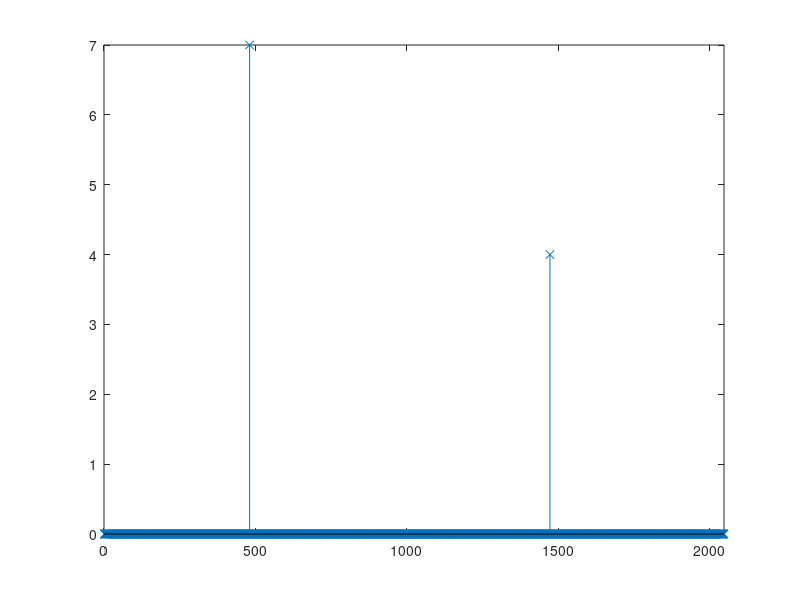

Source code (MATLAB): (Note: this script raises an error after producing the figure.)
%% Setup
clc
close all
clear variables

K = 2;

resolution = 64; maxTime = 32;
signalLength = 64*32;

%% Create stream of Diracs

ak_weights = [7; 4];
tk_locations = [7.5; 23];

% initialise vector and add diracs
x_diracsStream = zeros(1,signalLength); 
x_diracsStream(tk_locations(1)*resolution+1) = ak_weights(1);
x_diracsStream(tk_locations(2)*resolution+1) = ak_weights(2);

figure
stem(x_diracsStream,'x')
xlim([0 signalLength])

disp('Original Dirac values -')
disp('Locations:')
disp(tk_locations')
disp('Weights:')
disp(ak_weights')

%% Compute and plot Daubechies scaling function

% N > 2K -> N > 2K
% N = 2*(2)-1 = 3 
% N+1 = 3+1 = 4 -> db4

N = 5;

phi = zeros(1,signalLength);
[phi_T,~,~] = wavefun('db6',6); 
phi(1:length(phi_T))=phi_T;
plot(phi)

%% Set Up Coefficient Computation

m_degree = 0:N-1;
n_numCoefficients = 32;

t = ones(5,signalLength); % t^0 and initialise rest of matrix
t(2,:) = (0:signalLength-1)./64; % t^1
t(3,:) = t(2,:).^2; % t^2
t(4,:) = t(2,:).^3; % t^3
t(5,:) = t(2,:).^4; % t^4

%% Compute coefficients

c_coefficients = zeros(length(m_degree),n_numCoefficients);
for mIndex = m_degree+1
    for nIndex = 1:n_numCoefficients
        shift = (nIndex-1) * resolution; % find the shift
        phiShifted = zeros(1,signalLength); % initialise phiShifted
        phiShifted((1 + shift):(length(phi_T) + shift)) = phi_T; % compute phiShifted
        phiShifted = phiShifted(1:signalLength); % crop to signalLength
                
        c_coefficients(mIndex, nIndex) = dot(t(mIndex,:),phiShifted)./resolution; % inner product to find c
    end
end

%% Sample signal using Daubechies scaling function

n_numSamples = 32;

y_sampled = zeros(1, n_numSamples);
for sampleIndex = 1:n_numSamples
    shift = (sampleIndex-1) * resolution; % find the shift
    phiShifted = zeros(1,signalLength); % initialise phiShifted
    phiShifted((1 + shift):(length(phi_T) + shift)) = phi_T; % compute phiShifted
    phiShifted = phiShifted(1:signalLength); % crop to signalLength

    y_sampled(sampleIndex) = dot(x_diracsStream,phiShifted); % compute samples
end

% plot samples
figure
stem(y_sampled)

%% Retrieve N+1 moments of signal

s_moments = zeros(length(m_degree),1);
for degreeIndex = m_degree+1
    s_moments(degreeIndex) = dot(c_coefficients(degreeIndex,:),y_sampled);
end

%% Add noise to s_moments

sigmas = s_moments./1000; % setting standard deviation to be 10% of s_moments values
epsilon_noiseComponent = sigmas.*randn(size(s_moments,1), size(s_moments,2));
% epsilon_noiseComponent = [2.5717 0.7993 1.0509 1.2784 -0.7450 -1.3755];
s_noisyMoments = s_moments + epsilon_noiseComponent;

save('noisyMoments.mat', 's_noisyMoments', 'K', 'N', 'ak_weights', 'tk_locations', 'sigmas')
